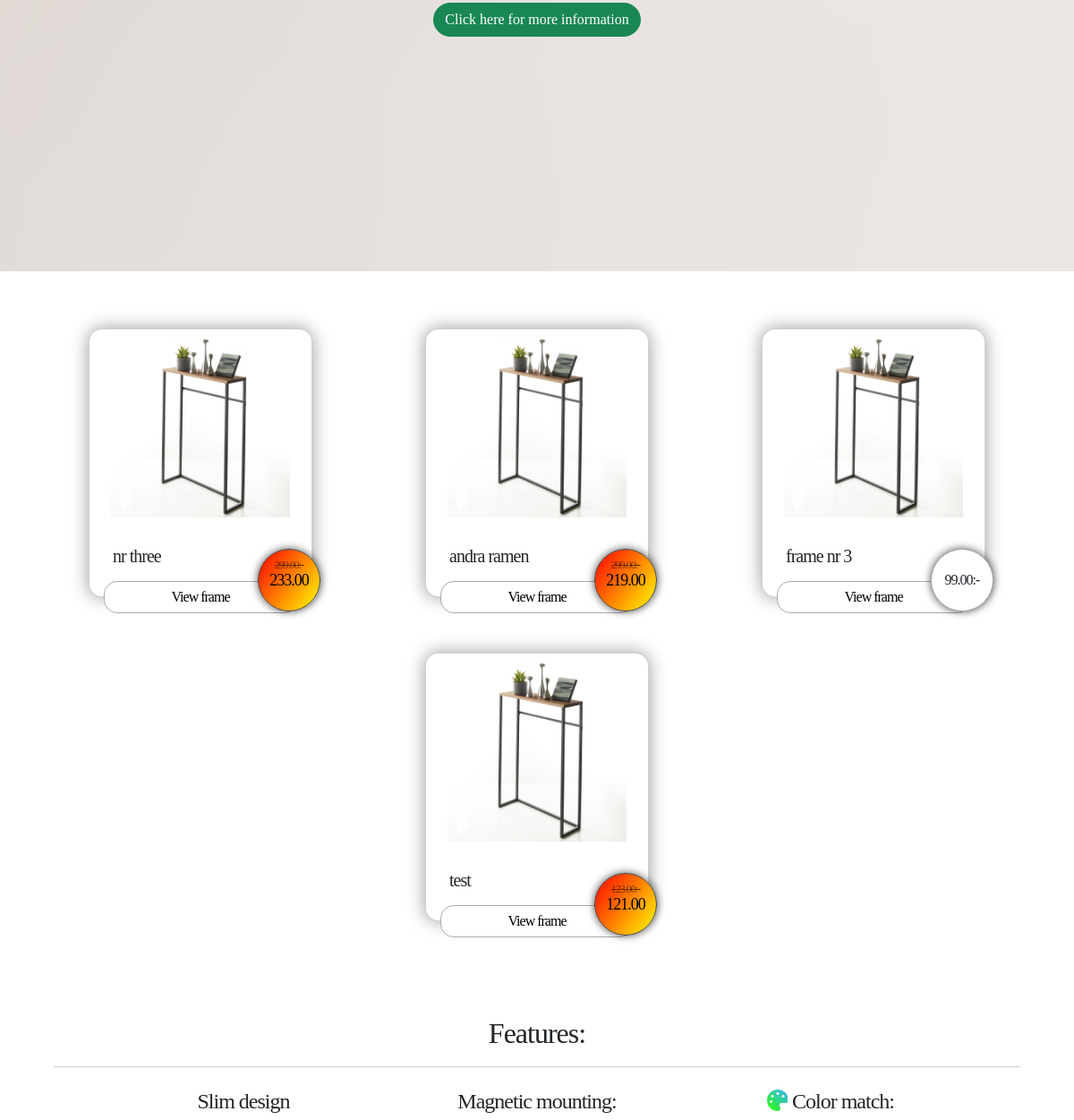
The app's page / (middle part), older data.
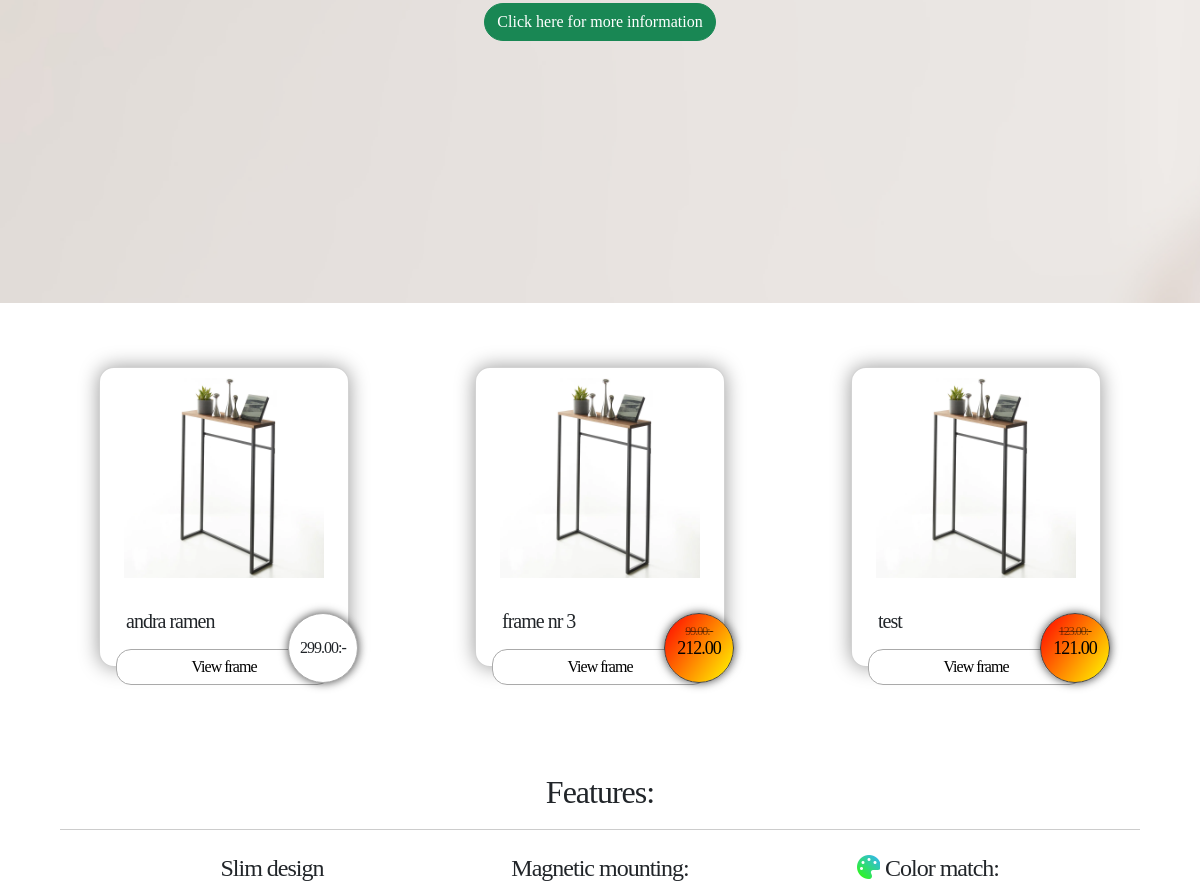
The same page, newer data.
### productsadmin/models.py (models this page shows, shortened)
class Product(models.Model):
    name = models.CharField(max_length=30, null=False, blank=False)
    price = models.DecimalField(null=False, blank=False, max_digits=5, decimal_places=2)
    desc = models.CharField(max_length=300, null=False, blank=False)
    pic = models.CharField(max_length=30, null=False, blank=False, default='pic.jpg')
    sale = models.BooleanField(null=False, blank=False, default=False)
    sale_price = models.DecimalField(null=False, blank=False, max_digits=5, decimal_places=2)

### productsadmin/views.py (the view)
# urls.py: path('', views.show_prod, name='show_prod'),
def show_prod(request):
    products = Product.objects.all()
    context = {
        'products' : products
    }
    return render(request, 'base.html', context)

### productsadmin/templates/base.html (shortened to what this page needs)
{% load static %}
<!DOCTYPE html>
<html lang="en">
<head>
    <link href="{% static 'css/bootstrap.css' %}" rel="stylesheet">
    <link href="{% static 'css/style.css' %}" rel="stylesheet" type="text/css">
</head>
<body>
    <article class="container-fluid callout-container">
        <div class="row">
            <div class="col-12">
                <section class="callout text-center">
                    <button class="btn btn-success">Click here for more information</button>
                </section>
            </div>
        </div>
    </article>
    <article class="container-fluid">
        <div class="row mt-5 mx-4">
        {% for product in products %}
            <div class="centered col-sm-12 col-md-6 col-lg-4 my-3">
                <div class="card card-style card-flex">
                    <img class="card-img-top" src="{% static  'img/'' %}{{product.pic}}" alt="Card image cap">
                    {% if product.sale %}
                    <div class="card-price card-sale-price">
                        <p class="sale">{{ product.price }}:-</p>
                        <p class="sale-price">{{ product.sale_price }}</p>
                    </div>
                    {% else %}
                    <div class="card-price">
                        <p class="price">{{ product.price }}:-</p>
                    </div>
                    {% endif %}
                    <div class="card-body">
                        <h5 class="card-title">{{ product.name }}</h5>
                        <a class="link-btn" data-toggle="modal" data-target="#product_modal{{ product.id }}" href="#">View frame</a>
                    </div>
                </div>
            </div>
        {% endfor %}
        </div>
    </article>
    {% block content %}
        {% include "features.html" %}
    {% endblock %}
</body>
</html>

### productsadmin/templates/features.html (shortened to what this page needs)
<article class="features-container">
    <div class="row">
            <h2>Features:</h2>
    </div>
</article>
<article>
    <div class="row">
        <div class="col-12 col-md-12 col-lg-4 p-4">
            <div style="text-align: center;">
                <h4>Slim design</h4>
            </div>
        </div>
        <div class="col-12 col-md-12 col-lg-4 p-4 ">
            <div style="text-align: center;">
                <h4>Magnetic mounting:</h4>
            </div>
        </div>
        <div class="col-12 col-md-12 col-lg-4 p-4">
            <div style="text-align: center;">
                <h4><i class="fa-solid fa-palette icon"></i> Color match:</h4>
            </div>
        </div>
    </div>
</article>

### productsadmin/static/css/style.css (style rules this page uses)
body { font-family: Didot, Serif; }
section { display: block; }
.centered { margin: auto auto; display: flex; justify-content: center; }
.callout-container { height: 100vh; background: url(../img/bg_livingroom_blur.jpg) no-repeat center center fixed; -webkit-background-size: cover; -moz-background-size: cover; -d-background-size: cover; background-size: cover; margin-right: 0px; display: flex; align-items: center; justify-content: center; }
.features-container { display: flex; justify-content: center; margin: 20px 20px; }
.link-btn { display: flex; align-items: center; justify-content: center; padding: 5px; border-radius: 15px; cursor: pointer; text-decoration: none; color: #000; border: 1px solid #aaa; background-color: #fff; }
.icon { cursor: pointer; }
@media screen and (min-width: 400px) { article { width: 80vw; margin: 0 auto; } }
.card { margin: 0px 20px; }
.card-img-top { max-height: 250px; max-width: 200px; width: auto; margin: 10px auto 0 auto; border: none; justify-content: center; }
.card-title { margin-left: 10px; }
.card-flex { height: 300px; width: 250px; box-shadow: 0px 0 20px rgba(0, 0, 0, 0.4); margin-bottom: 30px; }
.card-body { margin-top: 15px; }
.card-style { border-radius: 15px; }
.card-price { display: flex; position: absolute; justify-content: center; align-items: center; background-color: #fff; bottom: -17px; right: -10px; border-radius: 50px; border: 1px solid #aaa; height: 70px; width: 70px; padding: 22px 10px; box-shadow: 0 0 10px rgba(0, 0, 0, 0.7); }
.card-sale-price { border: 1px solid #444; z-index: 2; background: linear-gradient(125deg, red, yellow) }
.sale { position: absolute; color:rgba(0, 0, 0, 0.5); text-decoration: line-through; height: 5px; font-size: 12px; top: 8px; }
.sale-price { position: relative; top: 8px; font-size: 18px; color:#000; }
.price { position: relative; top: 8px; }
.features-container { width: 90%; margin: 50px auto 0 auto; padding: 10px; display: flex; justify-content: center; border-bottom: 1px solid #ccc; }

Row changes from the older to the newer data that the page shows:
removed Product: pic (picture), price "299.00", sale_price "233.00", name "nr three"
changed Product "andra ramen": sale True → False (drawn); sale_price "219.00" → (not shown)
changed Product "frame nr 3": sale False → True (drawn); sale_price (not shown) → "212.00"
